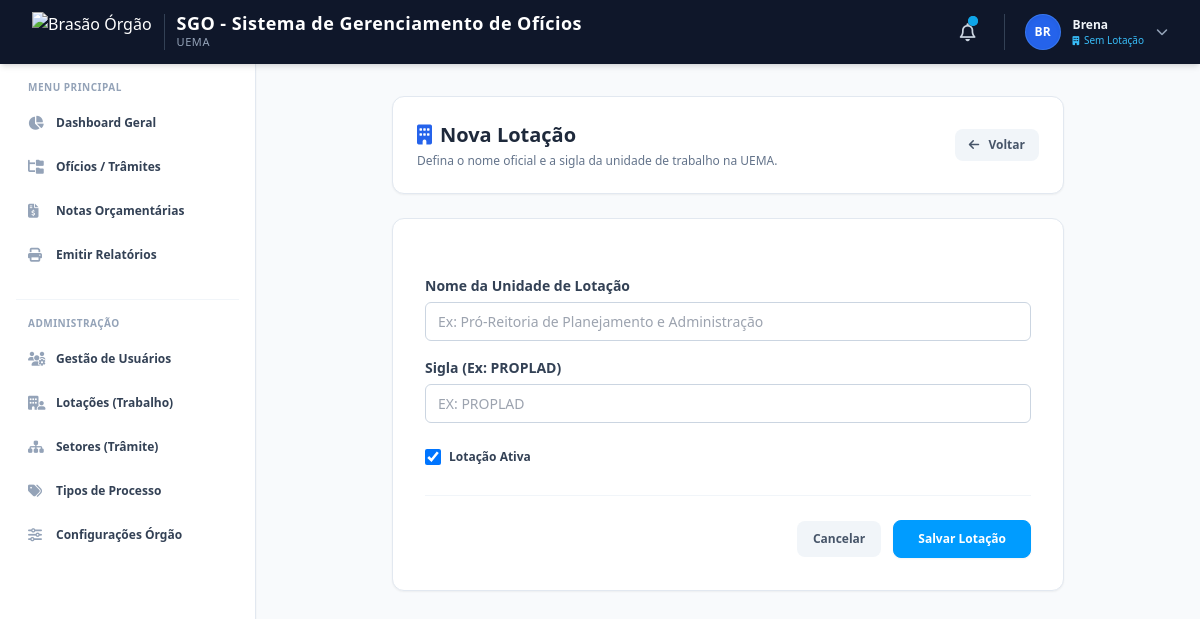
The page /admin/lotacoes/new (signed in) on the database its author committed.
### app/models.py (models this page shows, shortened)
class Configuracao(db.Model):
    __tablename__ = 'configuracoes'
    id = db.Column(db.Integer, primary_key=True)
    nome_sistema = db.Column(db.String(100), default='SGO')
    sigla_orgao = db.Column(db.String(20), default='UEMA')
    nome_departamento = db.Column(db.String(100), default='Coordenação de Planejamento e Orçamento')
    logo_url = db.Column(db.String(500), nullable=True, default='https://upload.wikimedia.org/wikipedia/commons/2/20/Bras%C3%A3o_UEMA.png')
    itens_por_pagina = db.Column(db.Integer, default=10)
    email_suporte = db.Column(db.String(120), nullable=True)
    modo_manutencao = db.Column(db.Boolean, default=False)

class User(UserMixin, db.Model):
    __tablename__ = 'users'
    id = db.Column(db.Integer, primary_key=True)
    nome = db.Column(db.String(100), nullable=False)
    email = db.Column(db.String(120), unique=True, nullable=False, index=True)
    password_hash = db.Column(db.String(256), nullable=False)
    perfil = db.Column(db.String(20), default='Usuario', nullable=False)
    ativo = db.Column(db.Boolean, default=True)
    lotacao_id = db.Column(db.Integer, db.ForeignKey('lotacoes.id'), nullable=True)
    created_at = db.Column(db.DateTime, default=datetime.datetime.now)
    updated_at = db.Column(db.DateTime, onupdate=datetime.datetime.now)
    oficios_criados = db.relationship('Oficio', backref='criador', lazy=True)
    setores_permitidos = db.relationship('Setor', secondary=usuario_setor, backref=db.backref('usuarios_vinculados', lazy='dynamic'))
    @property
    def password(self):
        """Impede a leitura direta da senha."""
        raise AttributeError('A senha não é um atributo legível!')

### app/controllers/admin.py (the view, shortened to what this page needs)
@bp.route('/lotacoes/novo', methods=['GET', 'POST'])
@bp.route('/lotacoes/new', methods=['GET', 'POST'])
@login_required
@admin_required
def lotacao_create():
    form = LotacaoForm()
    return render_template('admin/lotacoes_form.html', form=form, title="Nova Lotação")

### app/templates/admin/lotacoes_form.html (shortened to what this page needs)
{% extends "base/base.html" %}
{% block content %}
<div class="max-w-2xl mx-auto space-y-6">
    <div class="flex items-center justify-between bg-white p-6 rounded-xl border border-slate-200 shadow-sm">
        <div>
            <h1 class="text-xl font-bold text-slate-800 flex items-center gap-2">
                <i class="fa-solid fa-building text-blue-600"></i> {{ title }}
            </h1>
            <p class="text-xs text-slate-500 mt-1">Defina o nome oficial e a sigla da unidade de trabalho na UEMA.</p>
        </div>
        <a href="{{ url_for('admin.lotacoes_list') }}" class="px-3.5 py-2 bg-slate-100 hover:bg-slate-200 text-slate-600 font-semibold text-xs rounded-lg transition-colors">
            <i class="fa-solid fa-arrow-left mr-1.5"></i> Voltar
        </a>
    </div>
    <form method="POST" class="bg-white rounded-xl border border-slate-200 shadow-sm p-6 sm:p-8 space-y-6">
        <div class="space-y-4">
            <div>
                <label class="form-label">{{ form.nome.label }}</label>
                {{ form.nome(class="form-control" + (" border-red-500" if form.nome.errors else ""), placeholder="Ex: Pró-Reitoria de Planejamento e Administração") }}
            </div>
            <div>
                <label class="form-label">{{ form.sigla.label }}</label>
                {{ form.sigla(class="form-control uppercase" + (" border-red-500" if form.sigla.errors else ""), placeholder="Ex: PROPLAD") }}
            </div>
            <div class="pt-2">
                <label class="inline-flex items-center gap-2 cursor-pointer">
                    {{ form.ativo(class="w-4 h-4 text-blue-600 border-slate-300 rounded focus:ring-blue-500") }}
                    <span class="text-xs font-semibold text-slate-700">{{ form.ativo.label.text }}</span>
                </label>
            </div>
        </div>
        <div class="border-t border-slate-100 pt-6 flex items-center justify-end gap-3">
            <a href="{{ url_for('admin.lotacoes_list') }}" class="px-4 py-2.5 bg-slate-100 hover:bg-slate-200 text-slate-600 font-semibold text-xs rounded-lg transition-colors">
                Cancelar
            </a>
            {{ form.submit(class="btn btn-primary px-6 py-2.5 font-semibold text-xs rounded-lg shadow-sm cursor-pointer") }}
        </div>
    </form>
</div>
{% endblock %}

### app/templates/base/base.html (shortened to what this page needs)
<!DOCTYPE html>
<html lang="pt-br" class="h-full bg-slate-50">
<head>
    <script src="https://cdn.tailwindcss.com"></script>
    <link rel="stylesheet" href="https://cdnjs.cloudflare.com/ajax/libs/font-awesome/6.4.0/css/all.min.css">
    <link rel="stylesheet" href="{{ url_for('static', filename='css/style.css') }}">
</head>
<body class="h-full antialiased text-slate-700 bg-slate-50 font-sans" x-data="{ sidebarOpen: false }">
    <div class="min-h-full flex flex-col">
        <header class="bg-slate-900 text-white sticky top-0 z-30 shadow-md">
            <div class="px-4 sm:px-6 lg:px-8 h-16 flex items-center justify-between">
                <div class="flex items-center gap-4">
                    <a href="{{ url_for('main.index') }}" class="flex items-center gap-3 group">
                        <img src="{{ config_sistema.logo_url if config_sistema and config_sistema.logo_url else 'https://upload.wikimedia.org/wikipedia/commons/2/20/Bras%C3%A3o_UEMA.png' }}"
                             alt="Brasão Órgão"
                             class="h-10 w-auto object-contain transition-transform group-hover:scale-105">
                        <div class="border-l border-slate-700 pl-3">
                            <span class="font-bold text-lg leading-none block text-white tracking-wide">{{ config_sistema.nome_sistema if config_sistema else 'SGO' }}</span>
                            <span class="text-[11px] text-slate-400 block mt-0.5 uppercase tracking-wider font-medium">{{ config_sistema.sigla_orgao if config_sistema else 'UEMA' }}</span>
                        </div>
                    </a>
                </div>
                <div class="flex items-center gap-3 sm:gap-5">
                    <div class="relative" x-data="{ open: false }">
                        <button @click="open = !open"
                                type="button"
                                class="relative p-2 text-slate-300 hover:text-white hover:bg-slate-800 rounded-full focus:outline-none transition-colors">
                            <i class="fa-regular fa-bell text-lg"></i>
                            {% if notificacoes_count > 0 %}
                                <span class="absolute top-1.5 right-1.5 flex h-2.5 w-2.5">
                                  <span class="relative inline-flex rounded-full h-2.5 w-2.5 bg-sky-500"></span>
                                </span>
                            {% endif %}
                        </button>
                    </div>
                    {% if current_user.is_authenticated %}
                        <div class="relative border-l border-slate-700 pl-3 sm:pl-5" x-data="{ open: false }">
                            <button @click="open = !open" type="button" class="flex items-center gap-3 text-sm focus:outline-none group">
                                <div class="w-9 h-9 rounded-full bg-blue-600 text-white flex items-center justify-center font-bold text-xs uppercase shadow-inner border border-blue-400/30">
                                    {{ current_user.nome[:2] }}
                                </div>
                                <div class="hidden md:block text-left">
                                    <span class="font-semibold text-xs block text-slate-100 group-hover:text-white leading-none">{{ current_user.nome }}</span>
                                    <span class="text-[10px] text-sky-400 block mt-1 leading-none font-medium">
                                        <i class="fa-solid fa-building text-[9px] mr-0.5"></i>
                                        {{ current_user.lotacao_trabalho.sigla if current_user.lotacao_trabalho else 'Sem Lotação' }}
                                    </span>
                                </div>
                                <i class="fa-solid fa-chevron-down text-xs text-slate-400 group-hover:text-white transition-transform duration-200" :class="open ? 'rotate-180' : ''"></i>
                            </button>
                        </div>
                    {% endif %}
                </div>
            </div>
        </header>
        <div class="flex flex-1 relative">
            <aside class="w-64 bg-white border-r border-slate-200 flex-shrink-0 lg:block fixed lg:static inset-y-0 left-0 z-20 sidebar-transition transform lg:transform-none shadow-sm"
                   :class="sidebarOpen ? 'translate-x-0' : '-translate-x-full lg:translate-x-0'">
                <div class="p-4 space-y-6">
                    <div class="space-y-1">
                        <span class="px-3 text-[10px] font-bold tracking-wider text-slate-400 uppercase block mb-2">Menu Principal</span>
                        <a href="{{ url_for('main.index') }}" class="flex items-center gap-3 px-3 py-2.5 rounded-lg text-xs font-semibold text-slate-700 hover:bg-slate-100 hover:text-blue-600 transition-colors">
                            <i class="fa-solid fa-chart-pie text-slate-400 w-4 text-sm"></i> Dashboard Geral
                        </a>
                        <a href="{{ url_for('oficios.list') }}" class="flex items-center gap-3 px-3 py-2.5 rounded-lg text-xs font-semibold text-slate-700 hover:bg-slate-100 hover:text-blue-600 transition-colors">
                            <i class="fa-solid fa-folder-tree text-slate-400 w-4 text-sm"></i> Ofícios / Trâmites
                        </a>
                        <a href="{{ url_for('notas.list') }}" class="flex items-center gap-3 px-3 py-2.5 rounded-lg text-xs font-semibold text-slate-700 hover:bg-slate-100 hover:text-blue-600 transition-colors">
                            <i class="fa-solid fa-file-invoice-dollar text-slate-400 w-4 text-sm"></i> Notas Orçamentárias
                        </a>
                        <a href="{{ url_for('main.relatorio_geral') }}" class="flex items-center gap-3 px-3 py-2.5 rounded-lg text-xs font-semibold text-slate-700 hover:bg-slate-100 hover:text-blue-600 transition-colors">
                            <i class="fa-solid fa-print text-slate-400 w-4 text-sm"></i> Emitir Relatórios
                        </a>
                    </div>
                    {% if current_user.is_authenticated and current_user.perfil == 'Administrador' %}
                        <div class="space-y-1 border-t border-slate-100 pt-4">
                            <span class="px-3 text-[10px] font-bold tracking-wider text-slate-400 uppercase block mb-2">Administração</span>
                            <a href="{{ url_for('admin.users_list') }}" class="flex items-center gap-3 px-3 py-2.5 rounded-lg text-xs font-semibold text-slate-700 hover:bg-slate-100 hover:text-blue-600 transition-colors">
                                <i class="fa-solid fa-users-gear text-slate-400 w-4 text-sm"></i> Gestão de Usuários
                            </a>
                            <a href="{{ url_for('admin.lotacoes_list') }}" class="flex items-center gap-3 px-3 py-2.5 rounded-lg text-xs font-semibold text-slate-700 hover:bg-slate-100 hover:text-blue-600 transition-colors">
                                <i class="fa-solid fa-building-user text-slate-400 w-4 text-sm"></i> Lotações (Trabalho)
                            </a>
                            <a href="{{ url_for('admin.setores_list') }}" class="flex items-center gap-3 px-3 py-2.5 rounded-lg text-xs font-semibold text-slate-700 hover:bg-slate-100 hover:text-blue-600 transition-colors">
                                <i class="fa-solid fa-sitemap text-slate-400 w-4 text-sm"></i> Setores (Trâmite)
                            </a>
                            <a href="{{ url_for('admin.tipos_list') }}" class="flex items-center gap-3 px-3 py-2.5 rounded-lg text-xs font-semibold text-slate-700 hover:bg-slate-100 hover:text-blue-600 transition-colors">
                                <i class="fa-solid fa-tags text-slate-400 w-4 text-sm"></i> Tipos de Processo
                            </a>
                            <a href="{{ url_for('admin.configuracoes') }}" class="flex items-center gap-3 px-3 py-2.5 rounded-lg text-xs font-semibold text-slate-700 hover:bg-slate-100 hover:text-blue-600 transition-colors">
                                <i class="fa-solid fa-sliders text-slate-400 w-4 text-sm"></i> Configurações Órgão
                            </a>
                        </div>
                    {% endif %}
                </div>
            </aside>
            <main class="flex-1 p-4 sm:p-6 lg:p-8 overflow-y-auto w-full">
                {% block content %}{% endblock %}
            </main>
        </div>
    </div>
</body>
</html>

### rows shown on the page
Configuracao: nome_sistema "SGO - Sistema de Gerenciamento de Ofícios", sigla_orgao "UEMA"
User: nome "BR", nome "Brena"

### other values the page prints
{{ title }} "Nova Lotação"
